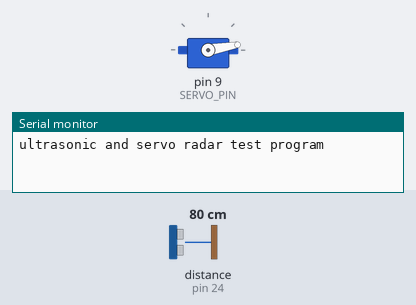
Recording of a sketch running on a simulated Arduino Mega 2560, built with avr-gcc and run on an emulated ATmega2560. On the bench: servo, the last lines printed to the serial monitor. The test bench sets the inputs (shaded band); at power-on: distance to the obstacle (sensor on pin 24) 80 cm. The echo pulse lasts 58.3 µs per cm.

Above: at 1.05 s.
At 1.5 s:
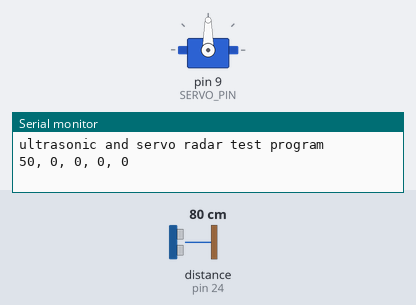
At 1.9 s:
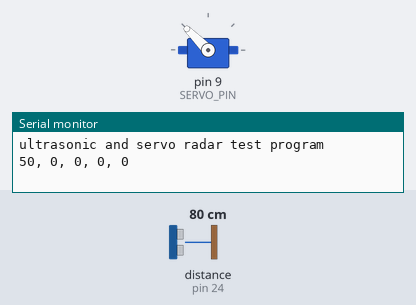
At 2.8 s:
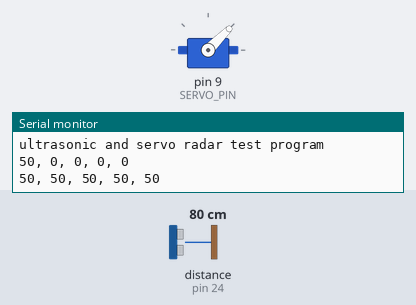
Timing chart, 0 to 5.2 s (numbered marks = the images above):
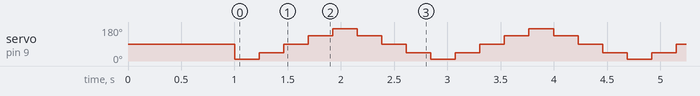

Measured:
- by itself, servo on pin 9 (SERVO_PIN): repeats every 1.8 s: 45° 0.23 s, 90° 0.23 s, 135° 0.23 s, 170° 0.23 s, 135° 0.23 s, 90° 0.23 s, 45° 0.23 s, 10° 0.23 s

The sketch:

ultrasonicAndServoRadar.ino
```cpp
#include <Servo.h>
#include <SR04.h>
#include <AFMotor.h>

// servo variable
#define SERVO_PIN 9
Servo radarServo;  // create servo object to control a servo
int posArray[] = {10,45,90,135,170};

// ultrasonic variable
#define ECHO_PIN 23
#define TRIG_PIN 24
SR04 ultrasonic = SR04(ECHO_PIN, TRIG_PIN);
int distance[] = {0,0,0,0,0};


void setup() {
  Serial.begin(9600);
  radarServo.attach(SERVO_PIN);  // attaches the servo on pin 9 to the servo object
  delay(1000);
  Serial.println("ultrasonic and servo radar test program");
}

void loop() {
//       Test One
      for(int i = 0; i <= 3; i++){    // to go through the array from the begining to the end(excluding)
        radarServo.write(posArray[i]);
        delay(100);
        distance[i] = ultrasonic.DistanceAvg();
        distance[i] > 50 ? distance[i] = 50 : false;
        if( i == 0){
          Serial.print(distance[0]);
          Serial.print(", ");
          Serial.print(distance[1]);
          Serial.print(", ");
          Serial.print(distance[2]);
          Serial.print(", ");
          Serial.print(distance[3]);
          Serial.print(", ");
          Serial.println(distance[4]);
          }
      }

      for(int i = 4; i >= 1; i--){    // to go through the array from the last element to the begining(excluding)
        radarServo.write(posArray[i]);
        delay(100);
        distance[i] = ultrasonic.DistanceAvg();
        distance[i] > 50 ? distance[i] = 50 : false;
        if(i == 4){
          Serial.print(distance[0]);
          Serial.print(", ");
          Serial.print(distance[1]);
          Serial.print(", ");
          Serial.print(distance[2]);
          Serial.print(", ");
          Serial.print(distance[3]);
          Serial.print(", ");
          Serial.println(distance[4]);
        }
      }

      //Test two
//      while(Serial.available()>0){
//          String posString = Serial.readString();    // readString function return a string sent from a serial communication
//          radarServo.write(posString.toInt());   // writing the angular position to the servo
//          delay(200);
//      }
//       Serial.println(ultrasonic.DistanceAvg());
//       delay(2000);

      //Test three, for measuring a time required for measuring a distance
//       long sampleTime,delta;
//       for(int i = 0; i <= 3; i++){    // to go through the array from the begining to the end(excluding)
//        sampleTime = millis();
//        radarServo.write(posArray[i]);
//        delay(10);
//        distance[i] = ultrasonic.DistanceAvg();
//        delta = millis()-sampleTime;
//        Serial.print("Time: ");
//        Serial.println(delta);
//      }
//
//      for(int i = 4; i >= 1; i--){    // to go through the array from the last element to the begining(excluding)
//        sampleTime = millis();
//        radarServo.write(posArray[i]);
//        delay(10);
//        distance[i] = ultrasonic.DistanceAvg();
//        delta = millis()-sampleTime;
//        Serial.print("Time: ");
//        Serial.println(delta);
//      }

}
```
